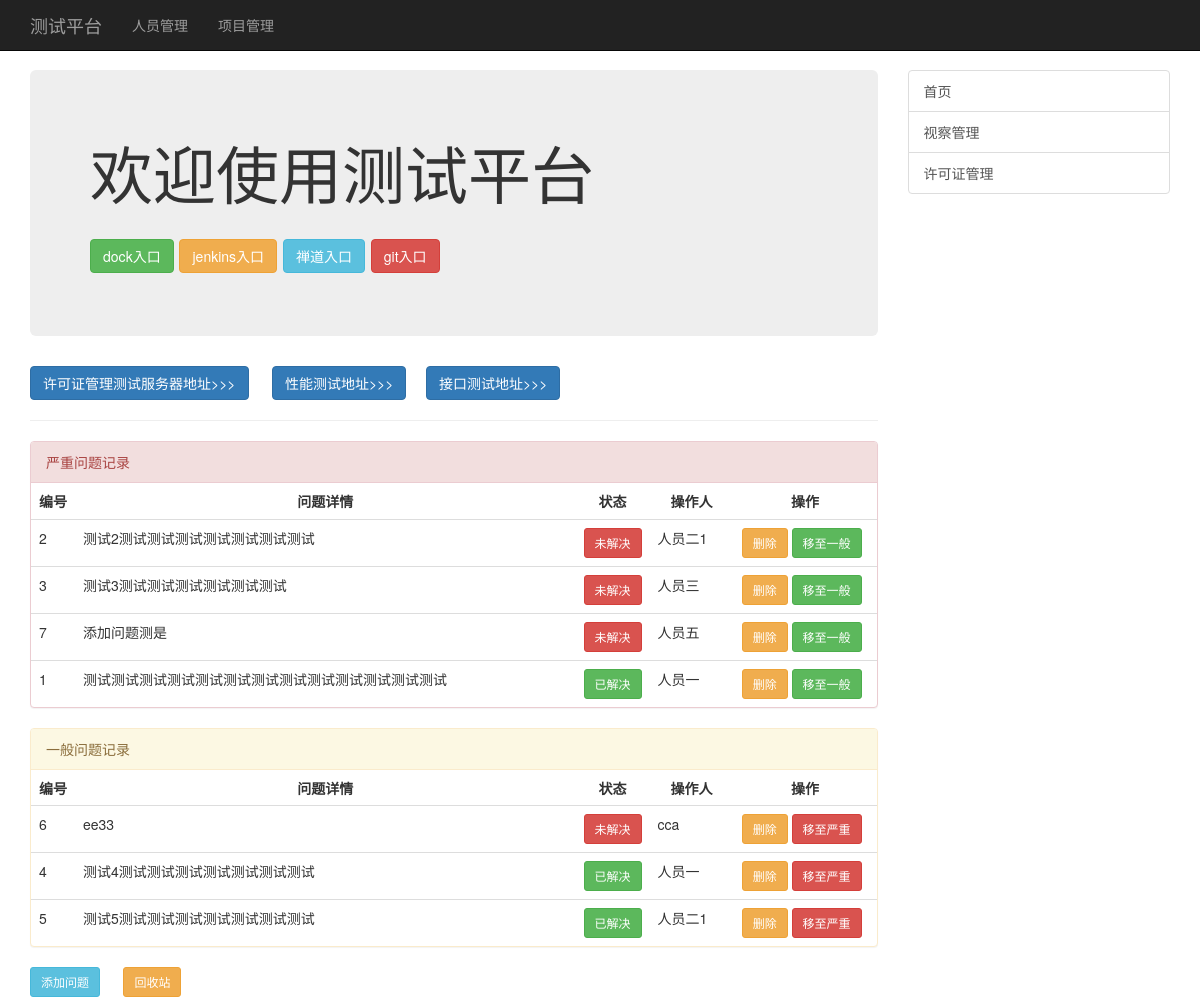
Before: /pro_inspection/index/ with the older database file.
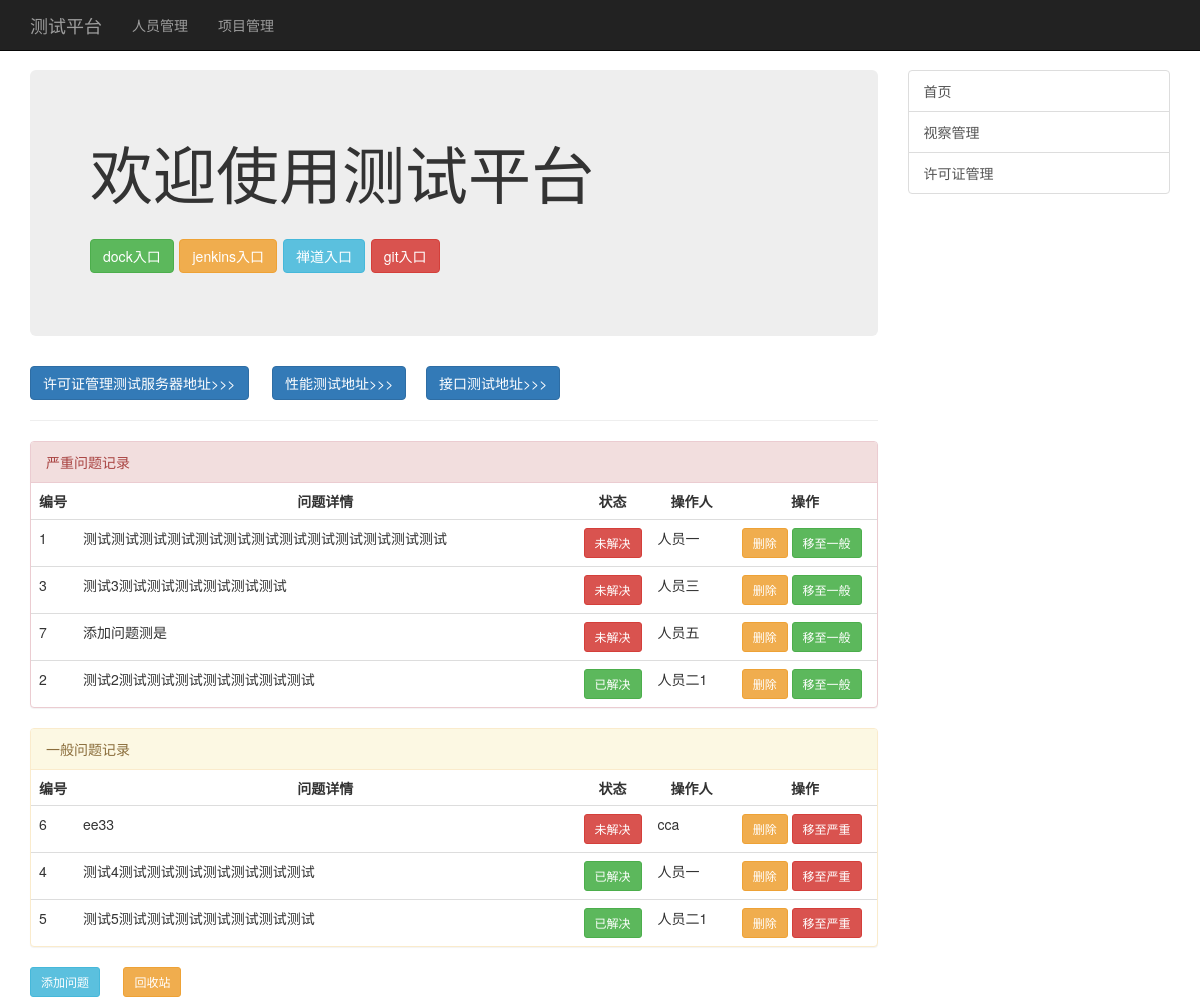
After: the same page with the newer database file.
### Pro_inspection/models.py (models this page shows)
class InspectionErrors(models.Model):
    error_name = models.CharField(max_length=256)   #问题名
    state = models.BooleanField(default=True)       #状态
    is_severity = models.BooleanField(default=True) #是否严重
    person = models.ForeignKey('Person.Person',on_delete=models.CASCADE)   #操作人外键
    is_del = models.BooleanField(default=False) #逻辑删除

### Person/models.py (models this page shows)
class Person(models.Model):
    person_name = models.CharField(max_length=16)           #人员
    person_is_del = models.BooleanField(default=False)      #逻辑删除
    person_project = models.ManyToManyField('Project.Project')  #多对对关系，关联项目表

### Pro_inspection/views.py (the view)
# urls.py: path('index/',views.index,name='index'),
def index(request):
    inspection_errors = models.InspectionErrors.objects.filter(is_del=False).order_by('-state')
    return render(request, 'pro_inspection/inspection_index.html',context=locals())

### templates/pro_inspection/inspection_index.html (shortened to what this page needs)
{% extends 'base.html' %}
{% block body %}
    <a href="http://10.102.111.117:8092" class="btn btn-primary" target="_blank">许可证管理测试服务器地址>>></a>
    <a href="{% url 'pro_inspection:performance_test' %}" class="btn btn-primary" target="_blank">性能测试地址>>></a>&nbsp;&nbsp;&nbsp;&nbsp;
    <a href="#" class="btn btn-primary" target="_blank">接口测试地址>>></a>&nbsp;&nbsp;&nbsp;&nbsp;
    <hr>
    <div class="panel panel-danger">
        <div class="panel-heading">严重问题记录</div>
        <table class="table table-hover">
            <tr style=text-align:center>
                <th nowrap="nowrap" style=text-align:left>编号</th>
                <th nowrap="nowrap" style=text-align:center>问题详情</th>
                <th nowrap="nowrap" style=text-align:center>状态</th>
                <th nowrap="nowrap" style=text-align:center>操作人</th>
                <th nowrap="nowrap" style=text-align:center>操作</th>
            </tr>
            {% for inspection_error in inspection_errors %}
                {% if inspection_error.is_severity %}
                    <td width="5%">{{ inspection_error.pk }}</td>
                    <td width="60%">{{ inspection_error.error_name }}</td>
                    <td width="8%">
                        {% if inspection_error.state %}
                            <a href="{% url 'pro_inspection:state' %}?pk={{ inspection_error.pk }}"
                               class='btn btn-sm btn-danger'>未解决</a>
                        {% else %}
                            <a href="{% url 'pro_inspection:state' %}?pk={{ inspection_error.pk }}"
                               class='btn btn-sm btn-success'>已解决</a>
                        {% endif %}
                    </td>
                    <td width="10%">{{ inspection_error.person.person_name }}</td>
                    <td width="17%">
                        <a href="{% url 'pro_inspection:pro_inspection_del' %}?pk={{ inspection_error.pk }}"
                           class="btn btn-sm btn-warning">删除</a>
                        <a href="{% url 'pro_inspection:pro_inspection_isgrave' %}?pk={{ inspection_error.pk }}" class="btn btn-sm btn-success">移至一般</a>
                    </td>
                {% endif %}
            {% endfor %}
        </table>
    </div>
    <div class="panel panel-warning">
        <div class="panel-heading">一般问题记录</div>
        <table class="table table-hover">
            <tr>
                <th nowrap="nowrap" style=text-align:left>编号</th>
                <th nowrap="nowrap" style=text-align:center>问题详情</th>
                <th nowrap="nowrap" style=text-align:center>状态</th>
                <th nowrap="nowrap" style=text-align:center>操作人</th>
                <th nowrap="nowrap" style=text-align:center>操作</th>
            </tr>
                {% for inspection_error in inspection_errors %}
                    {% if not inspection_error.is_severity %}
                        <td width="5%">{{ inspection_error.pk }}</td>
                        <td width="60%">{{ inspection_error.error_name }}</td>
                        <td width="8%">
                            {% if inspection_error.state %}
                                <a href="{% url 'pro_inspection:state' %}?pk={{ inspection_error.pk }}"
                                   class='btn btn-sm btn-danger'>未解决</a>
                            {% else %}
                                <a href="{% url 'pro_inspection:state' %}?pk={{ inspection_error.pk }}"
                                   class='btn btn-sm btn-success'>已解决</a>
                            {% endif %}
                        </td>
                        <td width="10%">{{ inspection_error.person.person_name }}</td>
                        <td width="17%">
                            <a href="{% url 'pro_inspection:pro_inspection_del' %}?pk={{ inspection_error.pk }}"
                               class="btn btn-sm btn-warning">删除</a>
                                                <a href="{% url 'pro_inspection:pro_inspection_isgrave' %}?pk={{ inspection_error.pk }}" class="btn btn-sm btn-danger">移至严重</a>
                        </td>
                    {% endif %}
                {% endfor %}
        </table>
    </div>
    <a href="{% url  'pro_inspection:pro_inspection_add' %}" class="btn btn-info btn-sm">添加问题</a>
    <a href="{% url 'pro_inspection:pro_inspection_recycle' %}" class="btn btn-warning btn-sm">回收站</a>
{% endblock %}

### templates/base.html (shortened to what this page needs)
<!DOCTYPE html>
<html lang="en">
<head>
    <link rel="stylesheet" href="/static/plugins/bootstrap-3.3.7-dist/css/bootstrap.min.css">
    <link rel="stylesheet" href="/static/plugins/bootstrap-3.3.7-dist/js/bootstrap-select.js">
    <link rel="stylesheet" href="/static/css/dsb.css">
</head>
<body>
<nav class="navbar navbar-fixed-top navbar-inverse">
    <div class="container">
        <div class="navbar-header">
            <a class="navbar-brand" href="{% url 'index:index' %}">测试平台</a>
        </div>
        <div id="navbar" class="collapse navbar-collapse">
                        <ul class="nav navbar-nav">
                            <li ><a href="{% url 'person:index' %}">人员管理</a></li>
                            <li ><a href="{% url 'project:index' %}">项目管理</a></li>
                        </ul>
        </div>
    </div>
</nav>
<div class="container">
    <div class="row row-offcanvas row-offcanvas-right">
        <div class="col-xs-12 col-sm-9">
            <div class="jumbotron">
                <h1>欢迎使用测试平台</h1>
                <br>
                <p>
                    <a href="http://10.102.111.117:9000" target="_blank" class="btn btn-success">dock入口</a>
                    <a href="http://10.102.111.150" target="_blank" class="btn btn-warning">jenkins入口</a>
                    <a href="http://zentao.foucus.top:10080/" target="_blank" class="btn btn-info">禅道入口</a>
                    <a href="http://gogs.foucus.top:10080/" target="_blank" class="btn btn-danger">git入口</a>
                </p>
            </div>
            {% block body %}
            {% endblock body %}
        </div>
        <div class="col-xs-6 col-sm-3 sidebar-offcanvas" id="sidebar">
            <div class="list-group">
                <a href="{% url 'index:index' %}" class="list-group-item">首页</a>
                <a href="{% url 'pro_inspection:index' %}" class="list-group-item">视察管理</a>
                <a href="#" class="list-group-item">许可证管理</a>
            </div>
        </div>
    </div>
</div>
</body>
</html>

### static/css/dsb.css (style rules this page uses)
html, body { overflow-x: hidden; }
body { padding-top: 70px; }

Changed rows visible on the page:
changed InspectionErrors "测试测试测试测试测试测试测试测试测试测试测试测试测试": state "已解决" → "未解决"; moves up the list
changed InspectionErrors "测试2测试测试测试测试测试测试测试": state "未解决" → "已解决"; moves down the list
